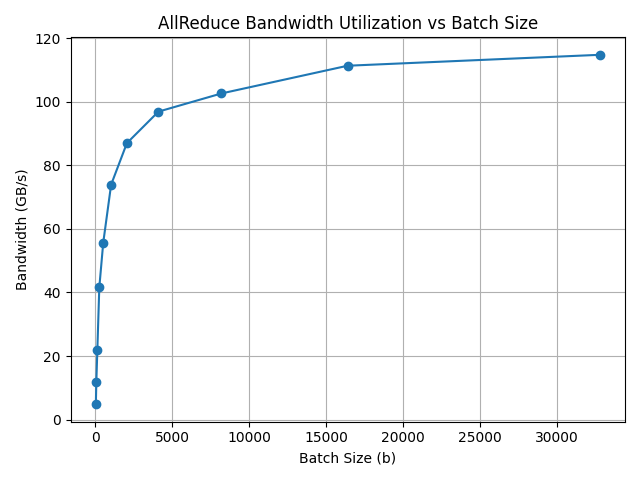

Write Python code to recreate this figure.
import torch
import torch.distributed as dist
import torch.multiprocessing as mp
import time
import matplotlib.pyplot as plt
import os

# Constants
SEQ_LEN = 1
HIDDEN_DIM = 4096
BATCH_SIZES = [2**i for i in range(5, 16)]  # 32 to 32768

def init_distributed(rank, world_size):
    os.environ['MASTER_ADDR'] = 'localhost'
    os.environ['MASTER_PORT'] = '29501' # change if needed
    dist.init_process_group("nccl", rank=rank, world_size=world_size)
    torch.cuda.set_device(rank)

def run(rank, world_size, return_dict):
    init_distributed(rank, world_size)
    results = []
    
    # do a warm up
    for b in BATCH_SIZES:
        x = torch.randn(b, SEQ_LEN, HIDDEN_DIM, device='cuda')
        dist.barrier()
        torch.cuda.synchronize()
        dist.all_reduce(x)
        torch.cuda.synchronize()

    for b in BATCH_SIZES:
        x = torch.randn(b, SEQ_LEN, HIDDEN_DIM, device='cuda')
        dist.barrier()
        torch.cuda.synchronize()
        start = time.time()
        dist.all_reduce(x)
        torch.cuda.synchronize()
        duration = time.time() - start

        bytes_moved = x.numel() * 4  # float32
        bandwidth = bytes_moved / duration / 1e9  # GB/s
        if rank == 0:
            results.append((b, bandwidth))

    if rank == 0:
        return_dict.update({b: bw for b, bw in results})
    dist.destroy_process_group()

def main():
    world_size = 2
    mp.set_start_method("spawn", force=True)
    manager = mp.Manager()
    return_dict = manager.dict()

    processes = []
    for rank in range(world_size):
        p = mp.Process(target=run, args=(rank, world_size, return_dict))
        p.start()
        processes.append(p)
    for p in processes:
        p.join()

    if return_dict:
        results = sorted(return_dict.items())
        batch_sizes, bandwidths = zip(*results)
        plt.plot(batch_sizes, bandwidths, marker='o')
        plt.xlabel("Batch Size (b)")
        plt.ylabel("Bandwidth (GB/s)")
        plt.title("AllReduce Bandwidth Utilization vs Batch Size")
        plt.grid(True)
        # plt.xscale('log', base=2)
        plt.tight_layout()
        plt.savefig('profile_allreduce.png')

if __name__ == "__main__":
    main()
